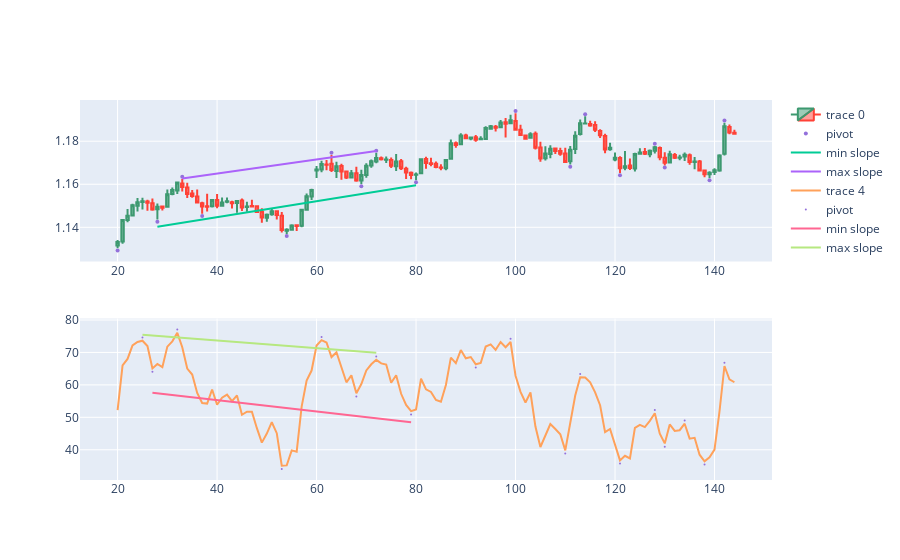

Notebook code cell kept with this figure:
### Code cell
import numpy as np
from matplotlib import pyplot
backcandles= 60

#candleid = 8800
candleid = 85

maxim = np.array([])
minim = np.array([])
xxmin = np.array([])
xxmax = np.array([])

maximRSI = np.array([])
minimRSI = np.array([])
xxminRSI = np.array([])
xxmaxRSI = np.array([])

for i in range(candleid-backcandles, candleid+1):
    if df.iloc[i].pivot == 1:
        minim = np.append(minim, df.iloc[i].low)
        xxmin = np.append(xxmin, i) #could be i instead df.iloc[i].name
    if df.iloc[i].pivot == 2:
        maxim = np.append(maxim, df.iloc[i].high)
        xxmax = np.append(xxmax, i) # df.iloc[i].name
    if df.iloc[i].RSIpivot == 1:
        minimRSI = np.append(minimRSI, df.iloc[i].RSI)
        xxminRSI = np.append(xxminRSI, df.iloc[i].name)
    if df.iloc[i].RSIpivot == 2:
        maximRSI = np.append(maximRSI, df.iloc[i].RSI)
        xxmaxRSI = np.append(xxmaxRSI, df.iloc[i].name)
        
slmin, intercmin = np.polyfit(xxmin, minim,1)
slmax, intercmax = np.polyfit(xxmax, maxim,1)
slminRSI, intercminRSI = np.polyfit(xxminRSI, minimRSI,1)
slmaxRSI, intercmaxRSI = np.polyfit(xxmaxRSI, maximRSI,1)

print(slmin, slmax, slminRSI, slmaxRSI)


dfpl = df[candleid-backcandles-5:candleid+backcandles]
fig = make_subplots(rows=2, cols=1)
fig.append_trace(go.Candlestick(x=dfpl.index,
                open=dfpl['open'],
                high=dfpl['high'],
                low=dfpl['low'],
                close=dfpl['close']), row=1, col=1)
fig.add_scatter(x=dfpl.index, y=dfpl['pointpos'], mode="markers",
                marker=dict(size=4, color="MediumPurple"),
                name="pivot", row=1, col=1)
fig.add_trace(go.Scatter(x=xxmin, y=slmin*xxmin + intercmin, mode='lines', name='min slope'), row=1, col=1)
fig.add_trace(go.Scatter(x=xxmax, y=slmax*xxmax + intercmax, mode='lines', name='max slope'), row=1, col=1)

fig.append_trace(go.Scatter(x=dfpl.index, y=dfpl['RSI']), row=2, col=1)
fig.add_scatter(x=dfpl.index, y=dfpl['RSIpointpos'], mode="markers",
                marker=dict(size=2, color="MediumPurple"),
                name="pivot", row=2, col=1)
fig.add_trace(go.Scatter(x=xxminRSI, y=slminRSI*xxminRSI + intercminRSI, mode='lines', name='min slope'), row=2, col=1)
fig.add_trace(go.Scatter(x=xxmaxRSI, y=slmaxRSI*xxmaxRSI + intercmaxRSI, mode='lines', name='max slope'), row=2, col=1)

fig.update_layout(xaxis_rangeslider_visible=False)
fig.show()

### Figure 1 — Plotly figure (JSON) as saved in the notebook; plotly's stock layout.template omitted (floating-point values rounded to 4 significant figures)
{"data": [{"close": [1.133, 1.143, 1.145, 1.15, 1.152, 1.152, 1.151, 1.148, 1.15, 1.149, 1.155, 1.157, 1.161, 1.159, 1.156, 1.155, 1.151, 1.15, 1.15, 1.153, 1.15, 1.151, 1.152, 1.151, 1.152, 1.149, 1.15, 1.15, 1.147, 1.145, 1.146, 1.147, 1.146, 1.139, 1.139, 1.141, 1.141, 1.148, 1.154, 1.157, 1.167, 1.169, 1.169, 1.167, 1.168, 1.166, 1.163, 1.165, 1.162, 1.164, 1.169, 1.171, 1.172, 1.172, 1.171, 1.169, 1.171, 1.167, 1.165, 1.164, 1.165, 1.172, 1.17, 1.169, 1.168, 1.168, 1.171, 1.179, 1.178, 1.183, 1.181, 1.182, 1.181, 1.181, 1.186, 1.187, 1.186, 1.189, 1.188, 1.19, 1.185, 1.183, 1.181, 1.183, 1.177, 1.172, 1.174, 1.176, 1.175, 1.174, 1.17, 1.176, 1.183, 1.188, 1.188, 1.187, 1.185, 1.183, 1.176, 1.177, 1.172, 1.167, 1.168, 1.168, 1.174, 1.175, 1.174, 1.176, 1.177, 1.173, 1.17, 1.174, 1.172, 1.172, 1.174, 1.17, 1.171, 1.166, 1.165, 1.165, 1.166, 1.173, 1.187, 1.184, 1.183], "high": [1.134, 1.143, 1.149, 1.151, 1.154, 1.154, 1.153, 1.153, 1.151, 1.15, 1.158, 1.158, 1.161, 1.162, 1.161, 1.157, 1.158, 1.152, 1.156, 1.153, 1.155, 1.154, 1.154, 1.152, 1.153, 1.153, 1.152, 1.153, 1.15, 1.149, 1.146, 1.149, 1.148, 1.147, 1.14, 1.141, 1.141, 1.149, 1.156, 1.158, 1.169, 1.171, 1.171, 1.174, 1.17, 1.17, 1.166, 1.167, 1.168, 1.167, 1.17, 1.172, 1.175, 1.173, 1.173, 1.172, 1.174, 1.172, 1.168, 1.166, 1.165, 1.172, 1.173, 1.172, 1.171, 1.169, 1.172, 1.181, 1.18, 1.184, 1.183, 1.182, 1.183, 1.182, 1.187, 1.188, 1.188, 1.19, 1.191, 1.192, 1.193, 1.188, 1.183, 1.184, 1.185, 1.18, 1.178, 1.178, 1.177, 1.177, 1.177, 1.178, 1.185, 1.19, 1.192, 1.19, 1.189, 1.186, 1.183, 1.179, 1.175, 1.173, 1.175, 1.172, 1.175, 1.177, 1.177, 1.176, 1.178, 1.178, 1.175, 1.176, 1.174, 1.174, 1.175, 1.174, 1.173, 1.171, 1.166, 1.166, 1.167, 1.174, 1.189, 1.188, 1.185], "low": [1.13, 1.132, 1.142, 1.145, 1.147, 1.148, 1.148, 1.148, 1.144, 1.148, 1.149, 1.155, 1.155, 1.157, 1.154, 1.154, 1.151, 1.146, 1.147, 1.149, 1.149, 1.15, 1.151, 1.149, 1.147, 1.148, 1.147, 1.149, 1.147, 1.142, 1.143, 1.145, 1.144, 1.138, 1.137, 1.139, 1.138, 1.14, 1.148, 1.153, 1.163, 1.166, 1.167, 1.166, 1.163, 1.162, 1.162, 1.163, 1.161, 1.16, 1.163, 1.168, 1.17, 1.171, 1.17, 1.168, 1.166, 1.167, 1.162, 1.162, 1.162, 1.165, 1.167, 1.168, 1.167, 1.166, 1.167, 1.171, 1.177, 1.178, 1.181, 1.18, 1.18, 1.181, 1.181, 1.186, 1.185, 1.186, 1.182, 1.188, 1.185, 1.182, 1.181, 1.181, 1.176, 1.17, 1.171, 1.172, 1.174, 1.173, 1.17, 1.169, 1.174, 1.183, 1.188, 1.187, 1.184, 1.182, 1.174, 1.176, 1.171, 1.165, 1.166, 1.167, 1.166, 1.174, 1.174, 1.173, 1.174, 1.171, 1.169, 1.17, 1.172, 1.171, 1.171, 1.169, 1.167, 1.166, 1.163, 1.163, 1.164, 1.166, 1.173, 1.183, 1.183], "open": [1.132, 1.133, 1.143, 1.145, 1.15, 1.152, 1.152, 1.151, 1.148, 1.15, 1.15, 1.155, 1.157, 1.16, 1.158, 1.156, 1.154, 1.151, 1.15, 1.15, 1.153, 1.15, 1.152, 1.152, 1.151, 1.152, 1.149, 1.15, 1.15, 1.147, 1.144, 1.146, 1.147, 1.145, 1.138, 1.139, 1.141, 1.141, 1.148, 1.154, 1.166, 1.167, 1.169, 1.169, 1.166, 1.168, 1.166, 1.163, 1.165, 1.162, 1.164, 1.169, 1.171, 1.172, 1.171, 1.171, 1.168, 1.171, 1.167, 1.165, 1.164, 1.165, 1.172, 1.17, 1.169, 1.168, 1.167, 1.172, 1.179, 1.179, 1.183, 1.181, 1.182, 1.181, 1.181, 1.186, 1.187, 1.186, 1.189, 1.188, 1.189, 1.185, 1.183, 1.182, 1.183, 1.177, 1.172, 1.174, 1.177, 1.175, 1.174, 1.171, 1.176, 1.183, 1.188, 1.188, 1.188, 1.185, 1.182, 1.176, 1.171, 1.172, 1.168, 1.169, 1.167, 1.174, 1.175, 1.174, 1.176, 1.177, 1.172, 1.17, 1.174, 1.172, 1.173, 1.173, 1.17, 1.171, 1.166, 1.165, 1.166, 1.166, 1.174, 1.187, 1.184], "type": "candlestick", "x": [20, 21, 22, 23, 24, 25, 26, 27, 28, 29, 30, 31, 32, 33, 34, 35, 36, 37, 38, 39, 40, 41, 42, 43, 44, 45, 46, 47, 48, 49, 50, 51, 52, 53, 54, 55, 56, 57, 58, 59, 60, 61, 62, 63, 64, 65, 66, 67, 68, 69, 70, 71, 72, 73, 74, 75, 76, 77, 78, 79, 80, 81, 82, 83, 84, 85, 86, 87, 88, 89, 90, 91, 92, 93, 94, 95, 96, 97, 98, 99, 100, 101, 102, 103, 104, 105, 106, 107, 108, 109, 110, 111, 112, 113, 114, 115, 116, 117, 118, 119, 120, 121, 122, 123, 124, 125, 126, 127, 128, 129, 130, 131, 132, 133, 134, 135, 136, 137, 138, 139, 140, 141, 142, 143, 144], "xaxis": "x", "yaxis": "y"}, {"marker": {"color": "MediumPurple", "size": 4}, "mode": "markers", "name": "pivot", "type": "scatter", "x": [20, 21, 22, 23, 24, 25, 26, 27, 28, 29, 30, 31, 32, 33, 34, 35, 36, 37, 38, 39, 40, 41, 42, 43, 44, 45, 46, 47, 48, 49, 50, 51, 52, 53, 54, 55, 56, 57, 58, 59, 60, 61, 62, 63, 64, 65, 66, 67, 68, 69, 70, 71, 72, 73, 74, 75, 76, 77, 78, 79, 80, 81, 82, 83, 84, 85, 86, 87, 88, 89, 90, 91, 92, 93, 94, 95, 96, 97, 98, 99, 100, 101, 102, 103, 104, 105, 106, 107, 108, 109, 110, 111, 112, 113, 114, 115, 116, 117, 118, 119, 120, 121, 122, 123, 124, 125, 126, 127, 128, 129, 130, 131, 132, 133, 134, 135, 136, 137, 138, 139, 140, 141, 142, 143, 144], "xaxis": "x", "y": [1.129, null, null, null, null, null, null, null, 1.143, null, null, null, null, 1.163, null, null, null, 1.145, null, null, null, null, null, null, null, null, null, null, null, null, null, null, null, null, 1.136, null, null, null, null, null, null, null, null, 1.175, null, null, null, null, null, 1.159, null, null, 1.176, null, null, null, null, null, null, null, 1.161, null, null, null, null, null, null, null, null, null, null, null, null, null, null, null, null, null, null, null, 1.194, null, null, null, null, null, null, null, null, null, null, 1.168, null, null, 1.193, null, null, null, null, null, null, 1.164, null, null, null, null, null, null, 1.179, null, 1.168, null, null, null, null, null, null, null, null, 1.162, null, null, 1.19, null, null], "yaxis": "y"}, {"mode": "lines", "name": "min slope", "type": "scatter", "x": [28, 37, 54, 69, 80], "xaxis": "x", "y": [1.14, 1.144, 1.15, 1.155, 1.16], "yaxis": "y"}, {"mode": "lines", "name": "max slope", "type": "scatter", "x": [33, 63, 72], "xaxis": "x", "y": [1.163, 1.172, 1.175], "yaxis": "y"}, {"type": "scatter", "x": [20, 21, 22, 23, 24, 25, 26, 27, 28, 29, 30, 31, 32, 33, 34, 35, 36, 37, 38, 39, 40, 41, 42, 43, 44, 45, 46, 47, 48, 49, 50, 51, 52, 53, 54, 55, 56, 57, 58, 59, 60, 61, 62, 63, 64, 65, 66, 67, 68, 69, 70, 71, 72, 73, 74, 75, 76, 77, 78, 79, 80, 81, 82, 83, 84, 85, 86, 87, 88, 89, 90, 91, 92, 93, 94, 95, 96, 97, 98, 99, 100, 101, 102, 103, 104, 105, 106, 107, 108, 109, 110, 111, 112, 113, 114, 115, 116, 117, 118, 119, 120, 121, 122, 123, 124, 125, 126, 127, 128, 129, 130, 131, 132, 133, 134, 135, 136, 137, 138, 139, 140, 141, 142, 143, 144], "xaxis": "x2", "y": [52.23, 65.99, 67.99, 72.15, 73.22, 73.62, 71.96, 65.08, 66.46, 65.47, 71.79, 73.43, 76.05, 71.61, 65.04, 63.18, 57.53, 54.42, 54.24, 58.58, 53.88, 56.03, 57.0, 54.97, 56.74, 50.79, 51.74, 51.7, 46.65, 42.2, 44.99, 48.49, 45.1, 35.09, 35.18, 39.82, 39.41, 53.31, 61.37, 64.42, 72.15, 73.79, 73.07, 68.58, 70.04, 65.64, 60.79, 62.93, 57.41, 60.25, 64.46, 66.35, 67.73, 66.64, 66.26, 60.64, 62.97, 57.25, 53.8, 51.91, 52.41, 61.89, 58.61, 57.83, 55.36, 54.8, 59.98, 68.39, 66.71, 70.73, 68.21, 68.58, 66.34, 66.75, 71.81, 72.5, 70.8, 73.22, 71.59, 73.22, 62.83, 57.84, 54.57, 57.65, 47.16, 40.85, 44.52, 47.92, 46.41, 44.79, 39.82, 48.83, 56.71, 62.36, 62.29, 60.81, 57.69, 53.74, 45.45, 46.42, 41.28, 36.72, 38.15, 37.34, 46.75, 47.68, 46.99, 48.92, 51.23, 44.96, 41.95, 47.81, 45.8, 46.03, 48.03, 43.43, 43.67, 38.47, 36.45, 37.7, 40.04, 51.79, 65.82, 61.71, 60.81], "yaxis": "y2"}, {"marker": {"color": "MediumPurple", "size": 2}, "mode": "markers", "name": "pivot", "type": "scatter", "x": [20, 21, 22, 23, 24, 25, 26, 27, 28, 29, 30, 31, 32, 33, 34, 35, 36, 37, 38, 39, 40, 41, 42, 43, 44, 45, 46, 47, 48, 49, 50, 51, 52, 53, 54, 55, 56, 57, 58, 59, 60, 61, 62, 63, 64, 65, 66, 67, 68, 69, 70, 71, 72, 73, 74, 75, 76, 77, 78, 79, 80, 81, 82, 83, 84, 85, 86, 87, 88, 89, 90, 91, 92, 93, 94, 95, 96, 97, 98, 99, 100, 101, 102, 103, 104, 105, 106, 107, 108, 109, 110, 111, 112, 113, 114, 115, 116, 117, 118, 119, 120, 121, 122, 123, 124, 125, 126, 127, 128, 129, 130, 131, 132, 133, 134, 135, 136, 137, 138, 139, 140, 141, 142, 143, 144], "xaxis": "x2", "y": [null, null, null, null, null, 74.62, null, 64.08, null, null, null, null, 77.05, null, null, null, null, null, null, null, null, null, null, null, null, null, null, null, null, null, null, null, null, 34.09, null, null, null, null, null, null, null, 74.79, null, null, null, null, null, null, 56.41, null, null, null, 68.73, null, null, null, null, null, null, 50.91, null, null, null, null, null, null, null, null, null, null, null, null, 65.34, null, null, null, null, null, null, 74.22, null, null, null, null, null, null, null, null, null, null, 38.82, null, null, 63.36, null, null, null, null, null, null, null, 35.72, null, null, null, null, null, null, 52.23, null, 40.95, null, null, null, 49.03, null, null, null, 35.45, null, null, null, 66.82, null, null], "yaxis": "y2"}, {"mode": "lines", "name": "min slope", "type": "scatter", "x": [27, 53, 68, 79], "xaxis": "x2", "y": [57.59, 53.03, 50.4, 48.46], "yaxis": "y2"}, {"mode": "lines", "name": "max slope", "type": "scatter", "x": [25, 32, 61, 72], "xaxis": "x2", "y": [75.44, 74.62, 71.21, 69.92], "yaxis": "y2"}], "layout": {"xaxis": {"anchor": "y", "domain": [0, 1], "rangeslider": {"visible": false}}, "xaxis2": {"anchor": "y2", "domain": [0, 1]}, "yaxis": {"anchor": "x", "domain": [0.575, 1]}, "yaxis2": {"anchor": "x2", "domain": [0, 0.425]}}}
